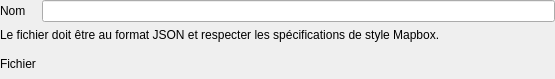
<?xml version="1.0" encoding="UTF-8"?>
<ui version="4.0">
 <class>MapboxStyleCreationWidget</class>
 <widget class="QWidget" name="MapboxStyleCreationWidget">
  <property name="geometry">
   <rect>
    <x>0</x>
    <y>0</y>
    <width>555</width>
    <height>79</height>
   </rect>
  </property>
  <property name="windowTitle">
   <string>User informations</string>
  </property>
  <property name="locale">
   <locale language="English" country="UnitedStates"/>
  </property>
  <layout class="QGridLayout" name="gridLayout">
   <property name="leftMargin">
    <number>0</number>
   </property>
   <property name="topMargin">
    <number>0</number>
   </property>
   <property name="rightMargin">
    <number>0</number>
   </property>
   <property name="bottomMargin">
    <number>0</number>
   </property>
   <item row="2" column="1" colspan="2">
    <widget class="QgsFileWidget" name="wdg_mapbox_file"/>
   </item>
   <item row="2" column="0">
    <widget class="QLabel" name="label">
     <property name="text">
      <string>Fichier</string>
     </property>
    </widget>
   </item>
   <item row="1" column="0" colspan="3">
    <widget class="QLabel" name="lbl_help">
     <property name="sizePolicy">
      <sizepolicy hsizetype="Preferred" vsizetype="Fixed">
       <horstretch>0</horstretch>
       <verstretch>0</verstretch>
      </sizepolicy>
     </property>
     <property name="text">
      <string>Le fichier doit être au format JSON et respecter les spécifications de style Mapbox.</string>
     </property>
    </widget>
   </item>
   <item row="0" column="0">
    <widget class="QLabel" name="lbl_name">
     <property name="sizePolicy">
      <sizepolicy hsizetype="Fixed" vsizetype="Preferred">
       <horstretch>0</horstretch>
       <verstretch>0</verstretch>
      </sizepolicy>
     </property>
     <property name="text">
      <string>Nom</string>
     </property>
    </widget>
   </item>
   <item row="0" column="1" colspan="2">
    <widget class="QLineEdit" name="lne_name"/>
   </item>
  </layout>
 </widget>
 <customwidgets>
  <customwidget>
   <class>QgsFileWidget</class>
   <extends>QWidget</extends>
   <header>qgsfilewidget.h</header>
  </customwidget>
 </customwidgets>
 <resources/>
 <connections/>
</ui>
